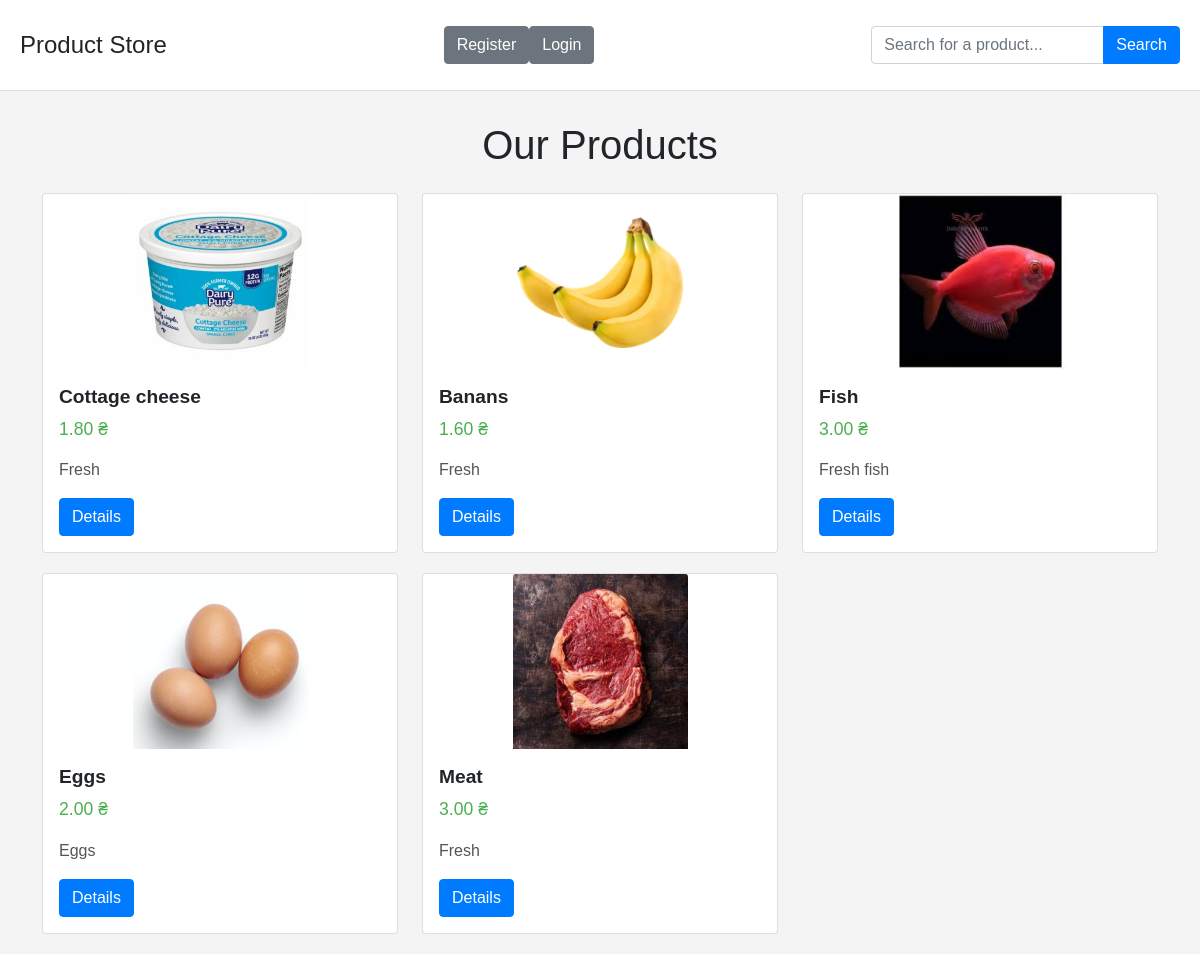
The page / on the database its author committed.
### Products/models.py (models this page shows, shortened)
class Product(models.Model):
    title = models.CharField(max_length=200)
    price = models.DecimalField(max_digits=10, decimal_places=2)
    description = models.TextField()
    stock = models.IntegerField()
    price_1kg = models.DecimalField(max_digits=10, decimal_places=2)
    image = models.ImageField(upload_to='media/', default='media/default.jpg')
    category = models.ForeignKey(Category, on_delete=models.SET_NULL, null=True, blank=True)

### Products/views.py (the view)
# urls.py: path('', views.check_all_products, name='index'),
def check_all_products(request):
    products = Product.objects.all()
    return render(request, 'index.html', {'products': products})

### templates/index.html (shortened to what this page needs)
<html lang="en">
<head>
    <link href="https://cdn.jsdelivr.net/npm/bootstrap@5.1.3/dist/css/bootstrap.min.css" rel="stylesheet">
    {% load static %}
</head>
<body>
    <div class="header">
        <h1>Product Store</h1>
        <div class="d-flex align-items-center">
            {% if user.is_authenticated %}
                <span class="welcome">Welcome, {{ user.username }}</span>
                <a href="{% url 'logout' %}" class="btn btn-danger">Logout</a>
                <a href="{% url 'cart_detail' %}" class="btn btn-secondary">Cart</a>
                <a href="{% url 'shipping:set_default_address' %}" class="btn btn-info">Set Default Address</a>
            {% else %}
                <a href="{% url 'register' %}" class="btn btn-secondary">Register</a>
                <a href="{% url 'login' %}" class="btn btn-secondary">Login</a>
            {% endif %}
        </div>
        <form method="get" action="{% url 'search_by_name' %}" class="mt-3">
            <div class="input-group">
                <input type="text" name="q" value="{{ query }}" placeholder="Search for a product..." class="form-control" />
                <button type="submit" class="btn btn-primary">Search</button>
            </div>
        </form>
    </div>
    <div class="container">
        <h1 class="text-center mb-4">Our Products</h1>
        <div class="row">
            {% if products %}
                {% for product in products %}
                    <div class="col-md-4">
                        <div class="card product-card">
                            <img src="{% if product.image %}{{ product.image.url }}{% else %}/media/default.jpg{% endif %}" alt="Product Image" class="card-img-top img-fluid">
                            <div class="card-body">
                                <h5 class="product-title">{{ product.title }}</h5>
                                <p class="product-price">{{ product.price }} ₴</p>
                                <p class="product-description">{{ product.description }}</p>
                                <a href="{% url 'product_detail' product.id %}" class="btn btn-primary">Details</a>
                            </div>
                        </div>
                    </div>
                {% endfor %}
            {% else %}
                <div class="col-md-12">
                    <p class="text-center">No products available.</p>
                </div>
            {% endif %}
        </div>
    </div>
</body>
</html>

### templates/index.html (style rules this page uses)
body { font-family: Arial, sans-serif; margin: 0; padding: 0; background-color: #f4f4f4; }
.container { padding-top: 30px; }
.product-card { margin-bottom: 20px; }
.product-card img { width: 175px; height: 175px; object-fit: cover; margin: 0 auto; }
.product-title { font-size: 1.2rem; font-weight: bold; }
.product-price { color: #4CAF50; font-size: 1.1rem; }
.product-description { color: #555; }
.btn-primary { background-color: #007bff; border-color: #007bff; }
.header { background-color: #fff; padding: 10px 20px; border-bottom: 1px solid #ddd; display: flex; justify-content: space-between; align-items: center; }
.header h1 { margin: 0; font-size: 1.5rem; }

### rows shown on the page
Product: image (picture), title "Сottage cheese", price "1.80", description "Fresh"
Product: image (picture), title "Banans", price "1.60", description "Fresh"
Product: image (picture), title "Fish", price "3.00", description "Fresh fish"
Product: image (picture), title "Eggs", price "2.00", description "Eggs"
Product: image (picture), title "Meat", price "3.00", description "Fresh"
